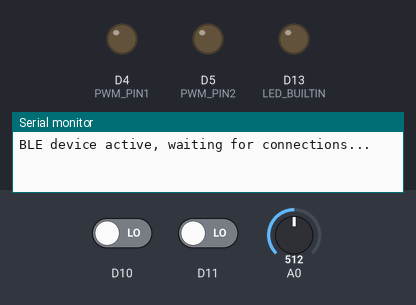
Recording of a sketch running on a simulated Arduino Nano 33 IoT. Shown: output pins drawn as LEDs (lit = HIGH), the last lines printed to the serial monitor. The test bench sets the inputs (shaded band); at power-on: D10 LOW, D11 LOW, A0 = 512. Nothing arrives over Bluetooth unless stated; a phone connects over Bluetooth LE 3 s after start.

Above: at 0.1 s.
At 3.8 s:
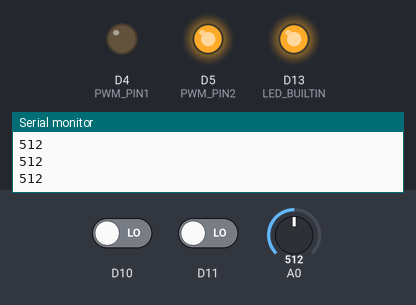
3.9 s: D10 driven HIGH
At 4.2 s:
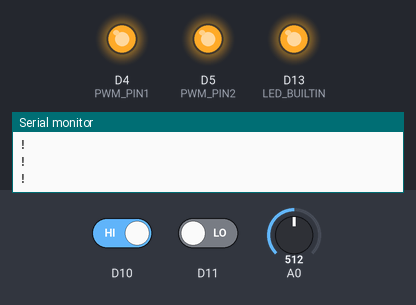
Timing chart, 0 to 6.9 s (numbered marks = the images above; inputs shaded):
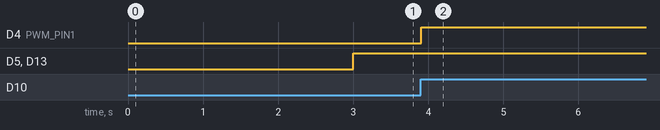

The sketch:

senior-project.ino
```cpp
#include <ArduinoBLE.h>

BLEService newService("180A");
BLEIntCharacteristic readSignal("2A57", BLERead | BLENotify | BLEWrite);

const int PWM_PIN1 = 4; // Use PWM-capable pins
const int PWM_PIN2 = 5;

void setup() {
  Serial.begin(9600);
  while (!Serial);

  pinMode(LED_BUILTIN, OUTPUT);
  pinMode(10, INPUT);
  pinMode(11, INPUT);
  pinMode(PWM_PIN1, OUTPUT);
  pinMode(PWM_PIN2, OUTPUT);

  if (!BLE.begin()) {
    Serial.println("Starting BLE failed!");
    while (1);
  }

  BLE.setLocalName("MKR WiFi 1010");
  BLE.setAdvertisedService(newService);
  newService.addCharacteristic(readSignal);
  BLE.addService(newService);
  readSignal.writeValue(0);
  BLE.advertise();

  Serial.println("BLE device active, waiting for connections...");
}

void loop() {
  BLEDevice central = BLE.central();

  if (central) {
    Serial.print("Connected to central: ");
    Serial.println(central.address());
    digitalWrite(LED_BUILTIN, HIGH);

    while (central.connected()) {
      if ((digitalRead(10) == HIGH) || (digitalRead(11) == HIGH)) {
        analogWrite(PWM_PIN1, 255);
        Serial.println('!');
      } else {
        analogWrite(PWM_PIN2, 255);
        int analogValue = analogRead(A0);
        if (readSignal.subscribed()) {
          readSignal.writeValue(analogValue);
        }
        Serial.println(analogValue);
      }
      delay(50);
    }

    digitalWrite(LED_BUILTIN, LOW);
    Serial.print("Disconnected from central: ");
    Serial.println(central.address());
  }
}
```

Measured:
- after the input at 3.9 s, D4 (PWM_PIN1): LOW → HIGH at once
